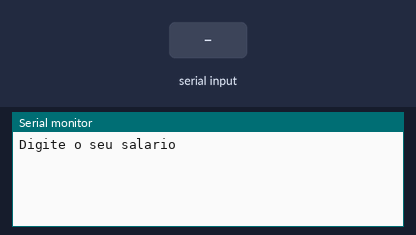
Simulated run of this sketch. Board: Arduino Uno, built with avr-gcc and run on an emulated ATmega328P. On the bench: the last lines printed to the serial monitor. The inputs (shaded band) are chosen by the test bench.

Above: at 1.2 s.
1.3 s: "90,45\n" received over Serial
At 1.8 s:
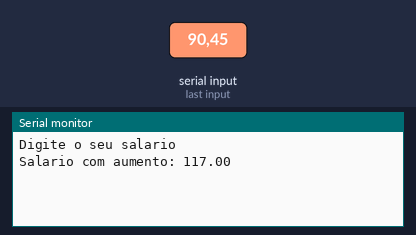
3.8 s: "30,150\n" received over Serial
At 4.6 s:
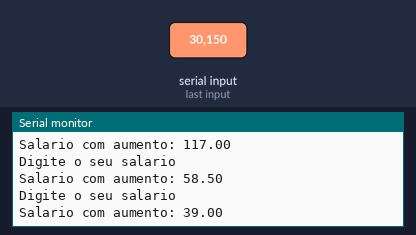
Timing chart, 0 to 6.8 s (numbered marks = the images above; inputs shaded):
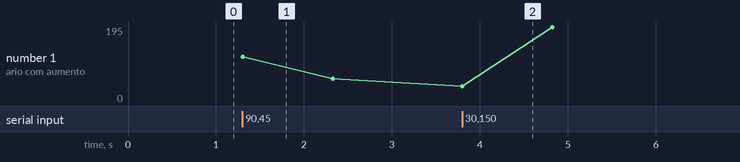

The sketch:

exerc_cio_if_simples_e_composto_021.ino
```cpp
// C++ code
//
float salario;
	void setup()
	{
	 Serial.begin(9600);
	}

	void loop()
	{
 	 Serial.println ("Digite o seu salario");
 	 while (!Serial.available());
 	 salario = Serial.parseFloat();

	if (salario < 500){
    salario = salario * 1.30;
    Serial.println("Salario com aumento: " + String(salario));
  	}
 	 else {
    Serial.println ("Parece que voce nao tem direiro a este aumento");
	}

  delay(1000);
	}
```

Measured:
- after the input at 1.3 s, the serial monitor: prints a new line at once (image 1)
- after the input at 3.8 s, the serial monitor: prints a new line at once (image 2)
